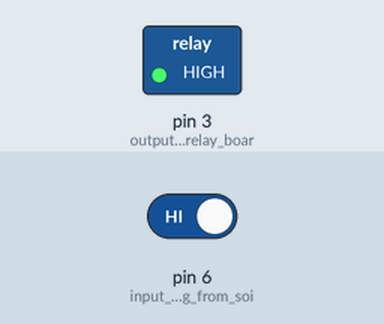
The sketch below on a simulated Arduino Uno, built with avr-gcc and run on an emulated ATmega328P. Parts: switched loads named in the sketch (green lamp = pin HIGH). The test bench sets the inputs (shaded band); at power-on: pin 6 (input_pin_coming_from_soi) HIGH.

Above: at 1.6 s.
1.7 s: pin 6 (input_pin_coming_from_soi) driven LOW
At 2.4 s:
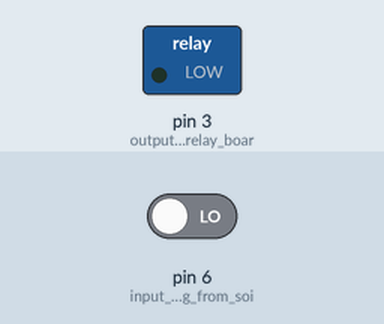
3.5 s: pin 6 (input_pin_coming_from_soi) driven HIGH
At 4.8 s:
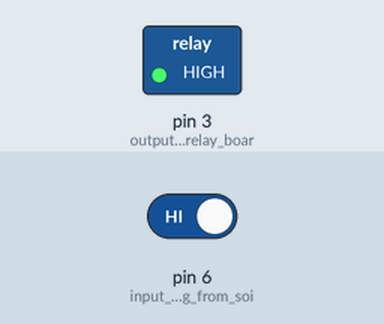
Timing chart, 0 to 6.5 s (numbered marks = the images above; inputs shaded):
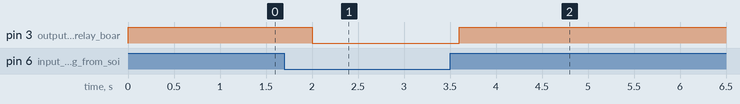

The sketch:

Build_a_auto_watering_system_for_plants_using_Arduino.ino
```cpp
int water; //random variable
void setup() {
  pinMode(3,OUTPUT); //output pin for relay board, this will sent signal to the relay
  pinMode(6,INPUT); //input pin coming from soil sensor
}

void loop() {
  water = digitalRead(6);  // reading the coming signal from the soil sensor
  if(water == LOW) // if water level is full then cut the relay
  {
  digitalWrite(3,LOW); // low is to cut the relay
  }
  else
  {
  digitalWrite(3,HIGH); //high to continue proving signal and water supply
  }
  delay(400);
}
```

Measured:
- after the input at 1.7 s, pin 3 (output_pin_for_relay_boar): HIGH → LOW after 0.30 s
- after the input at 3.5 s, pin 3 (output_pin_for_relay_boar): LOW → HIGH after 0.10 s
